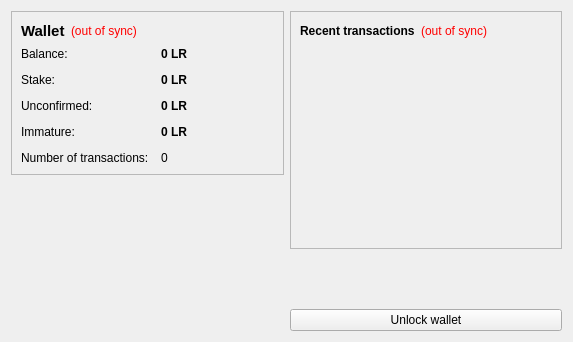
<?xml version="1.0" encoding="UTF-8"?>
<ui version="4.0">
 <class>OverviewPage</class>
 <widget class="QWidget" name="OverviewPage">
  <property name="geometry">
   <rect>
    <x>0</x>
    <y>0</y>
    <width>573</width>
    <height>342</height>
   </rect>
  </property>
  <property name="windowTitle">
   <string>Form</string>
  </property>
  <layout class="QHBoxLayout" name="horizontalLayout" stretch="1,1">
   <item>
    <layout class="QVBoxLayout" name="verticalLayout_2">
     <item>
      <widget class="QFrame" name="frame">
       <property name="frameShape">
        <enum>QFrame::StyledPanel</enum>
       </property>
       <property name="frameShadow">
        <enum>QFrame::Raised</enum>
       </property>
       <layout class="QVBoxLayout" name="verticalLayout_4">
        <item>
         <layout class="QHBoxLayout" name="horizontalLayout_4">
          <item>
           <widget class="QLabel" name="label_5">
            <property name="font">
             <font>
              <pointsize>11</pointsize>
              <weight>75</weight>
              <bold>true</bold>
             </font>
            </property>
            <property name="text">
             <string>Wallet</string>
            </property>
           </widget>
          </item>
          <item>
           <widget class="QLabel" name="labelWalletStatus">
            <property name="toolTip">
             <string>The displayed information may be out of date. Your wallet automatically synchronizes with the LibertyCoin network after a connection is established, but this process has not completed yet.</string>
            </property>
            <property name="styleSheet">
             <string notr="true">QLabel { color: red; }</string>
            </property>
            <property name="text">
             <string notr="true">(out of sync)</string>
            </property>
            <property name="alignment">
             <set>Qt::AlignLeading|Qt::AlignLeft|Qt::AlignVCenter</set>
            </property>
           </widget>
          </item>
          <item>
           <spacer name="horizontalSpacer_2">
            <property name="orientation">
             <enum>Qt::Horizontal</enum>
            </property>
            <property name="sizeHint" stdset="0">
             <size>
              <width>40</width>
              <height>20</height>
             </size>
            </property>
           </spacer>
          </item>
         </layout>
        </item>
        <item>
         <layout class="QFormLayout" name="formLayout_2">
          <property name="fieldGrowthPolicy">
           <enum>QFormLayout::AllNonFixedFieldsGrow</enum>
          </property>
          <property name="horizontalSpacing">
           <number>12</number>
          </property>
          <property name="verticalSpacing">
           <number>12</number>
          </property>
          <item row="0" column="0">
           <widget class="QLabel" name="label">
            <property name="text">
             <string>Balance:</string>
            </property>
           </widget>
          </item>
          <item row="0" column="1">
           <widget class="QLabel" name="labelBalance">
            <property name="font">
             <font>
              <weight>75</weight>
              <bold>true</bold>
             </font>
            </property>
            <property name="cursor">
             <cursorShape>IBeamCursor</cursorShape>
            </property>
            <property name="toolTip">
             <string>Your current balance</string>
            </property>
            <property name="text">
             <string notr="true">0 LR</string>
            </property>
            <property name="textInteractionFlags">
             <set>Qt::LinksAccessibleByMouse|Qt::TextSelectableByKeyboard|Qt::TextSelectableByMouse</set>
            </property>
           </widget>
          </item>
          <item row="1" column="0">
           <widget class="QLabel" name="label_6">
            <property name="text">
             <string>Stake:</string>
            </property>
           </widget>
          </item>
          <item row="1" column="1">
           <widget class="QLabel" name="labelStake">
            <property name="font">
             <font>
              <weight>75</weight>
              <bold>true</bold>
             </font>
            </property>
            <property name="cursor">
             <cursorShape>IBeamCursor</cursorShape>
            </property>
            <property name="toolTip">
             <string>Total of coins that was staked, and do not yet count toward the current balance</string>
            </property>
            <property name="text">
             <string notr="true">0 LR</string>
            </property>
            <property name="textInteractionFlags">
             <set>Qt::LinksAccessibleByMouse|Qt::TextSelectableByKeyboard|Qt::TextSelectableByMouse</set>
            </property>
           </widget>
          </item>
          <item row="2" column="0">
           <widget class="QLabel" name="label_3">
            <property name="text">
             <string>Unconfirmed:</string>
            </property>
           </widget>
          </item>
          <item row="2" column="1">
           <widget class="QLabel" name="labelUnconfirmed">
            <property name="font">
             <font>
              <weight>75</weight>
              <bold>true</bold>
             </font>
            </property>
            <property name="cursor">
             <cursorShape>IBeamCursor</cursorShape>
            </property>
            <property name="toolTip">
             <string>Total of transactions that have yet to be confirmed, and do not yet count toward the current balance</string>
            </property>
            <property name="text">
             <string notr="true">0 LR</string>
            </property>
            <property name="textInteractionFlags">
             <set>Qt::LinksAccessibleByMouse|Qt::TextSelectableByKeyboard|Qt::TextSelectableByMouse</set>
            </property>
           </widget>
          </item>
          <item row="3" column="0">
           <widget class="QLabel" name="labelImmatureText">
            <property name="text">
             <string>Immature:</string>
            </property>
           </widget>
          </item>
          <item row="3" column="1">
           <widget class="QLabel" name="labelImmature">
            <property name="font">
             <font>
              <weight>75</weight>
              <bold>true</bold>
             </font>
            </property>
            <property name="toolTip">
             <string>Mined balance that has not yet matured</string>
            </property>
            <property name="text">
             <string notr="true">0 LR</string>
            </property>
            <property name="textInteractionFlags">
             <set>Qt::LinksAccessibleByMouse|Qt::TextSelectableByKeyboard|Qt::TextSelectableByMouse</set>
            </property>
           </widget>
          </item>
          <item row="4" column="0">
           <widget class="QLabel" name="label_2">
            <property name="text">
             <string>Number of transactions:</string>
            </property>
           </widget>
          </item>
          <item row="4" column="1">
           <widget class="QLabel" name="labelNumTransactions">
            <property name="toolTip">
             <string>Total number of transactions in wallet</string>
            </property>
            <property name="text">
             <string notr="true">0</string>
            </property>
           </widget>
          </item>
         </layout>
        </item>
       </layout>
      </widget>
     </item>
     <item>
      <spacer name="verticalSpacer">
       <property name="orientation">
        <enum>Qt::Vertical</enum>
       </property>
       <property name="sizeHint" stdset="0">
        <size>
         <width>20</width>
         <height>40</height>
        </size>
       </property>
      </spacer>
     </item>
     <item>
      <widget class="QLabel" name="label_6">
       <property name="text">
        <string/>
       </property>
       <property name="pixmap">
        <pixmap resource="../bitcoin.qrc">:/images/backg</pixmap>
       </property>
       <property name="scaledContents">
        <bool>false</bool>
       </property>
       <property name="alignment">
        <set>Qt::AlignCenter</set>
       </property>
       <property name="margin">
        <number>-2</number>
       </property>
      </widget>
     </item>
    </layout>
   </item>
   <item>
    <layout class="QVBoxLayout" name="verticalLayout_3">
     <item>
      <widget class="QFrame" name="frame_2">
       <property name="frameShape">
        <enum>QFrame::StyledPanel</enum>
       </property>
       <property name="frameShadow">
        <enum>QFrame::Raised</enum>
       </property>
       <layout class="QVBoxLayout" name="verticalLayout">
        <item>
         <layout class="QHBoxLayout" name="horizontalLayout_2">
          <item>
           <widget class="QLabel" name="label_4">
            <property name="text">
             <string>&lt;b&gt;Recent transactions&lt;/b&gt;</string>
            </property>
           </widget>
          </item>
          <item>
           <widget class="QLabel" name="labelTransactionsStatus">
            <property name="toolTip">
             <string>The displayed information may be out of date. Your wallet automatically synchronizes with the LibertyCoin network after a connection is established, but this process has not completed yet.</string>
            </property>
            <property name="styleSheet">
             <string notr="true">QLabel { color: red; }</string>
            </property>
            <property name="text">
             <string notr="true">(out of sync)</string>
            </property>
            <property name="alignment">
             <set>Qt::AlignRight|Qt::AlignTrailing|Qt::AlignVCenter</set>
            </property>
           </widget>
          </item>
          <item>
           <spacer name="horizontalSpacer">
            <property name="orientation">
             <enum>Qt::Horizontal</enum>
            </property>
            <property name="sizeHint" stdset="0">
             <size>
              <width>40</width>
              <height>20</height>
             </size>
            </property>
           </spacer>
          </item>
         </layout>
        </item>
        <item>
         <widget class="QListView" name="listTransactions">
          <property name="styleSheet">
           <string notr="true">QListView { background: transparent; }</string>
          </property>
          <property name="frameShape">
           <enum>QFrame::NoFrame</enum>
          </property>
          <property name="verticalScrollBarPolicy">
           <enum>Qt::ScrollBarAlwaysOff</enum>
          </property>
          <property name="horizontalScrollBarPolicy">
           <enum>Qt::ScrollBarAlwaysOff</enum>
          </property>
          <property name="selectionMode">
           <enum>QAbstractItemView::NoSelection</enum>
          </property>
         </widget>
        </item>
       </layout>
      </widget>
     </item>
     <item>
      <spacer name="verticalSpacer_2">
       <property name="orientation">
        <enum>Qt::Vertical</enum>
       </property>
       <property name="sizeHint" stdset="0">
        <size>
         <width>20</width>
         <height>40</height>
        </size>
       </property>
      </spacer>
     </item>
     <item>
      <widget class="QPushButton" name="unlockWalletButton">
       <property name="text">
        <string>Unlock wallet</string>
       </property>
      </widget>
     </item>
    </layout>
   </item>
  </layout>
 </widget>
 <resources>
  <include location="../bitcoin.qrc"/>
 </resources>
 <connections/>
</ui>
